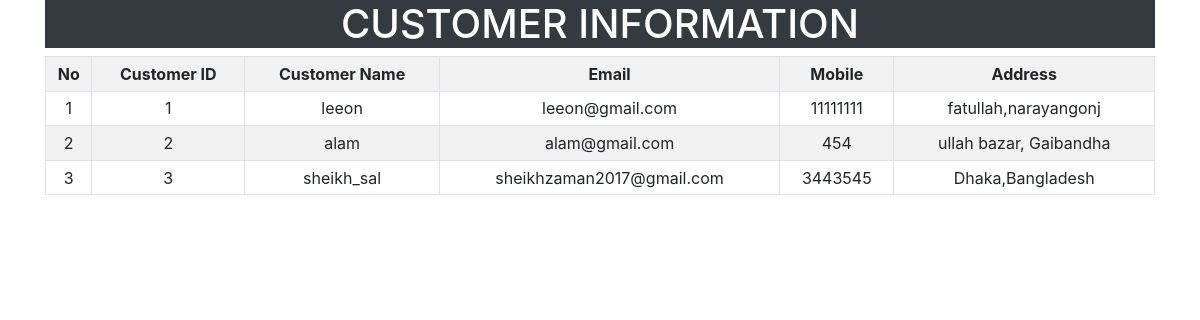
Screenshot of /admin/customer.php with the database file from the repository.
### tables this page shows
CREATE TABLE `customer` (
  `customer_id` int(10) NOT NULL,
  `username` varchar(255) NOT NULL,
  `email` varchar(255) NOT NULL,
  `mobile` int(11) NOT NULL,
  `address` text NOT NULL,
  `password` varchar(255) NOT NULL,
  `trn_date` datetime NOT NULL
);

### admin/customer.php (the view, shortened to what this page needs)
<!DOCTYPE html>
<html>
	<head>
		<?php include "links.php" ?>
	</head>
	<body>
		<div class="container">
			<h1 class="text-white bg-dark text-uppercase text-center">Customer Information</h1>
			<table class="table table-striped table-bordered text-center table-hover table-sm">
				<tr>
					<th>No</th>
					<th>Customer ID</th>
					<th>Customer Name</th>
					<th>Email</th>
					<th>Mobile</th>
					<th>Address </th>
				</tr>
				<?php include 'connection.php';
				$sql = "SELECT `customer_id`, `username`, `email`, `mobile`, `address` FROM `customer`";
				$result = $con->query($sql);
				if ($result->num_rows > 0) {
				$number=1;
				while($row=$result->fetch_assoc()){
				echo "<tr>
						<td>".$number."</td>
						<td>".$row['customer_id']."</td>
						<td>".$row['username']."</td>
						<td>".$row['email']."</td>
						<td>".$row['mobile']."</td>
						<td>".$row['address']."</td>
				</tr>";
					$number++;
				}
				}
				else {
				echo "0 results";
				}
				?>
			</table>
		</div>
		<p class="text-white text-center text-capitalize"> RMS</p>
	</body>
</html>

### css/adminstyle.css (style rules this page uses)
* { margin: 0; padding: 0; text-decoration: none; }

### rows the page displays
customer: customer_id "1", username "leeon", email "leeon@gmail.com", mobile "11111111", address "fatullah,narayangonj"
customer: customer_id "2", username "alam", email "alam@gmail.com", mobile "454", address "ullah bazar, Gaibandha"
customer: customer_id "3", username "sheikh_sal", email "sheikhzaman2017@gmail.com", mobile "3443545", address "Dhaka,Bangladesh"
